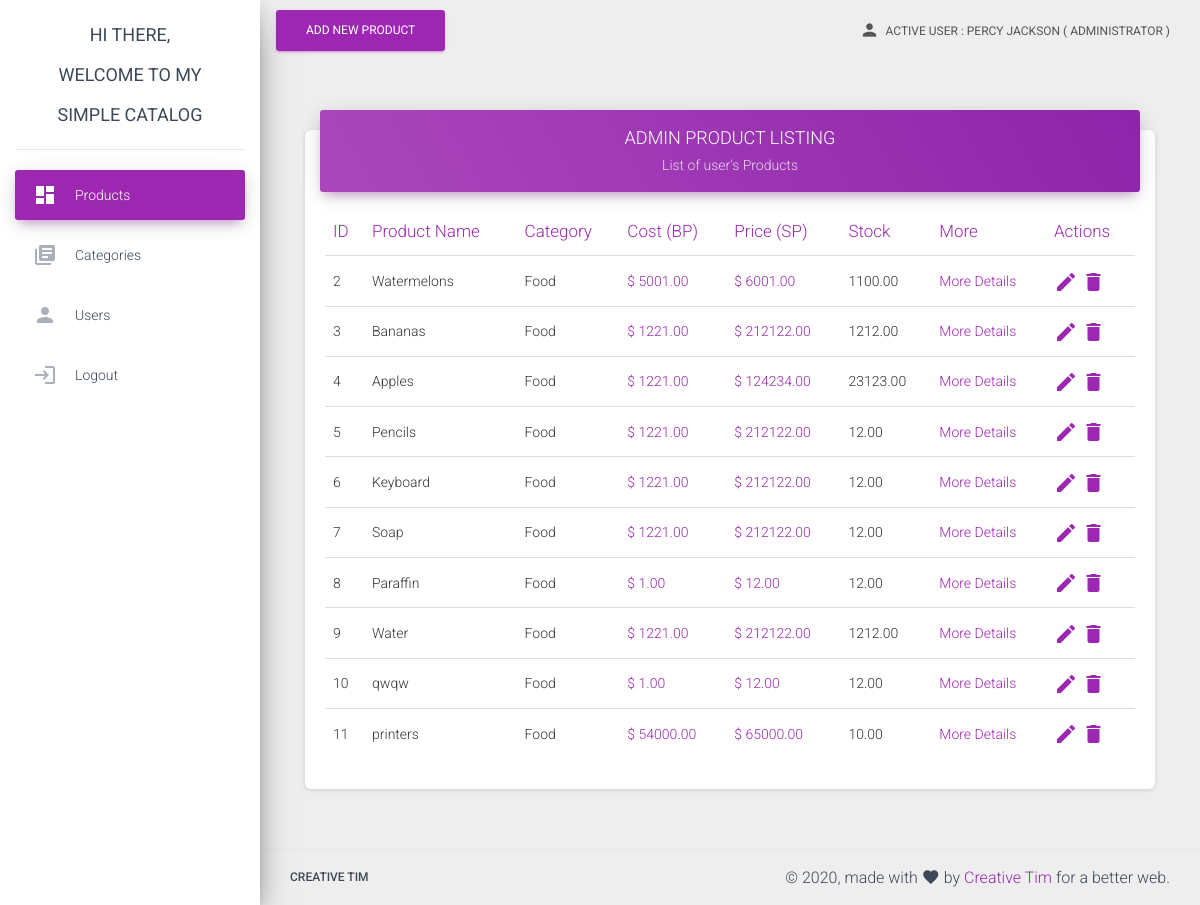
Page /dashboard.php?success (signed in) on the committed database.
### tables this page shows
CREATE TABLE `tbl_products` (
  `product_id` int(10) NOT NULL,
  `category_id` int(10) NOT NULL,
  `owner_user_id` int(10) NOT NULL,
  `prod_name` varchar(100) NOT NULL,
  `prod_buying_price` decimal(20,2) NOT NULL,
  `prod_selling_price` decimal(20,2) NOT NULL,
  `prod_quantity` decimal(20,2) NOT NULL,
  `prod_units_of_measure` varchar(100) NOT NULL,
  `prod_description` varchar(255) NOT NULL
);

CREATE TABLE `tbl_categories` (
  `category_id` int(10) NOT NULL,
  `category` varchar(100) NOT NULL
);

### components/tbl_products_admin.php (the view, shortened to what this page needs)
 <div class="col-md-12">
  <div class="card">
    <div class="card-header card-header-primary">
      <h4 class="card-title text-center" style="text-transform: uppercase;">Admin Product Listing</h4>
      <p class="card-category text-center"> List of user's Products</p>
    </div>
    <div class="card-body">
      <div class="table-responsive">
        <table class="table">
          <thead class=" text-primary">
            <th>
              ID
            </th>
            <th>
              Product Name
            </th>
            <th>
              Category
            </th>
            <th>
              Cost (BP)
            </th>
            <th>
              Price (SP)
            </th>
            <th>
              Stock
            </th>
            <th>
             More
            </th>
            <th>
              Actions
            </th>
          </thead>
          <tbody>
            <?php
            require_once('./php/dbcon.php');
              $query="
                SELECT * FROM
                    tbl_products
                LEFT JOIN
                    tbl_categories
                ON
                    tbl_products.category_id = tbl_categories.category_id
              ";
              $result = mysqli_query($link,$query) or die(mysqli_error());
              while($row=mysqli_fetch_array($result)){
                 $product_id =$row['product_id'];
                 $category =$row['category'];
                 $prod_name =$row['prod_name'];
                 $prod_buying_price =$row['prod_buying_price'];
                 $prod_selling_price =$row['prod_selling_price'];
                 $prod_quantity =$row['prod_quantity'];
              ?>
              <tr>
                    <td>
                      <?php echo $product_id; ?>
                    </td>
                    <td>
                      <?php echo $prod_name; ?>
                    </td>
                    <td>
                      <?php echo $category; ?>
                    </td>
                    <td class="text-primary">
                      $ <?php echo $prod_buying_price; ?>
                    </td>
                    <td class="text-primary">
                      $ <?php echo $prod_selling_price; ?>
                    </td>
                    <td>
                        <?php echo $prod_quantity; ?>
                    </td>
                    <td>
                          <a href="">
                            More Details
                          </a>
                    </td>
                    <td>
                           <a href="">
                            <i class="material-icons">edit</i>
                          </a>
                           <a href="">
                            <i class="material-icons">delete</i>
                          </a>
                    </td>
                </tr>
            <?php
              }
            ?>
          </tbody>
        </table>
      </div>
    </div>
  </div>
</div>

### components/header.php (shortened to what this page needs)
<!doctype html>
<html lang="en">
<head>
  <link rel="stylesheet" href="https://maxcdn.bootstrapcdn.com/font-awesome/latest/css/font-awesome.min.css">
  <link href="assets/css/material-dashboard.css?v=2.1.2" rel="stylesheet" />
</head>
<body>
  <div class="wrapper ">
<?php
  if($page_title != "Login"){
    include('./components/sidenav.php');
  }
?>

### components/sidenav.php
<div class="sidebar" data-color="purple" data-background-color="white">
      <div class="logo">
        <a href="http://www.creative-tim.com" class="simple-text logo-mini">
          Hi There,
        </a>
         <a href="http://www.creative-tim.com" class="simple-text logo-mini">
          Welcome to my
        </a>
        <a href="http://www.creative-tim.com" class="simple-text logo-normal">
          Simple Catalog
        </a>
      </div>
      <div class="sidebar-wrapper">
        <ul class="nav">
          <li class="nav-item
                    <?php echo ($page_title == 'dashboard') ? 'active':'' ; ?>
                    ">
            <a class="nav-link" href="./dashboard.php">
              <i class="material-icons">dashboard</i>
              <p>Products</p>
            </a>
          </li>
            <li class="nav-item
                    <?php echo ($page_title == 'categories') ? 'active':'' ; ?>
                    ">
            <a class="nav-link" href="./categories.php">
              <i class="material-icons">library_books</i>
              <p>Categories</p>
            </a>
          </li>
          <li class="nav-item
                    <?php echo ($_SESSION['is_admin']!=1) ? 'hidden':'' ; ?>
                    <?php echo ($page_title == 'users') ? 'active':'' ; ?>
                    ">
            <a class="nav-link" href="./users.php">
              <i class="material-icons">person</i>
              <p>Users</p>
            </a>
          </li>
           <li class="nav-item">
            <a class="nav-link" href="./php/logout.php">
              <i class="material-icons">login</i>
              <p>Logout</p>
            </a>
          </li>
        </ul>
      </div>
    </div>

### dashboard.php (shortened to what this page needs)
<?php
  $page_title = 'dashboard';
  include('./php/session.php');
  include('./components/header.php');
?>
    <div class="main-panel">
      <nav class="navbar navbar-expand-lg navbar-transparent navbar-absolute fixed-top ">
        <div class="container-fluid">
          <div class="navbar-wrapper">
            <a class="btn btn-primary pull-right" style="color:white" href="./single_product.php">Add New Product</a>
          </div>
          <div class="collapse navbar-collapse justify-content-end">
            <ul class="navbar-nav">
              <li class="nav-item">
                <a class="nav-link" href="javascript:;">
                  <i class="material-icons">person</i>
                    Active User :
                    <?php
                        echo $_SESSION['fullname'];
                    ?>
                    (
                      <?php
                         echo ($_SESSION['is_admin']==0) ? 'User' : 'Administrator';
                      ?>
                    )
                </a>
              </li>
            </ul>
          </div>
        </div>
      </nav>
      <div class="content">
        <div class="container-fluid">
            <?php
              if($_SESSION['is_admin']==0){
                  include ('./components/tbl_products_user.php');
              }else{
                  include ('./components/tbl_products_admin.php');
              }
            ?>
        </div>
      </div>
<?php
  include('./components/footer.php');
?>

### components/footer.php (shortened to what this page needs)
      <footer class="footer">
        <div class="container-fluid">
          <nav class="float-left">
            <ul>
              <li>
                <a href="https://www.creative-tim.com">
                  Creative Tim
                </a>
              </li>
            </ul>
          </nav>
          <div class="copyright float-right">
            &copy;
            , made with <i class="material-icons">favorite</i> by
            <a href="https://www.creative-tim.com" target="_blank">Creative Tim</a> for a better web.
          </div>
        </div>
      </footer>
    </div>
  </div>
</body>
</html>

### components/header.php (style rules this page uses)
.footer { padding: 0 0; }

### rows in the picture
tbl_products: product_id "2", prod_name "Watermelons", category.category "Food", prod_buying_price "5001.00", prod_selling_price "6001.00", prod_quantity "1100.00"
tbl_products: product_id "3", prod_name "Bananas", category.category "Food", prod_buying_price "1221.00", prod_selling_price "212122.00", prod_quantity "1212.00"
tbl_products: product_id "4", prod_name "Apples", category.category "Food", prod_buying_price "1221.00", prod_selling_price "124234.00", prod_quantity "23123.00"
tbl_products: product_id "5", prod_name "Pencils", category.category "Food", prod_buying_price "1221.00", prod_selling_price "212122.00", prod_quantity "12.00"
tbl_products: product_id "6", prod_name "Keyboard", category.category "Food", prod_buying_price "1221.00", prod_selling_price "212122.00", prod_quantity "12.00"
tbl_products: product_id "7", prod_name "Soap", category.category "Food", prod_buying_price "1221.00", prod_selling_price "212122.00", prod_quantity "12.00"
tbl_products: product_id "8", prod_name "Paraffin", category.category "Food", prod_buying_price "1.00", prod_selling_price "12.00", prod_quantity "12.00"
tbl_products: product_id "9", prod_name "Water", category.category "Food", prod_buying_price "1221.00", prod_selling_price "212122.00", prod_quantity "1212.00"
tbl_products: product_id "10", prod_name "qwqw", category.category "Food", prod_buying_price "1.00", prod_selling_price "12.00", prod_quantity "12.00"
tbl_products: product_id "11", prod_name "printers", category.category "Food", prod_buying_price "54000.00", prod_selling_price "65000.00", prod_quantity "10.00"

### other values in the picture
$_SESSION['fullname'] "PERCY JACKSON"
